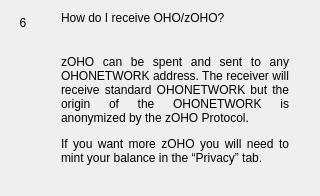
                  <widget class="QWidget" name="widgetFaq6" native="true">
                   <layout class="QHBoxLayout" name="horizontalpage_6" stretch="0,1">
                    <item alignment="Qt::AlignTop">
                     <widget class="QLabel" name="labelNumber6">
                      <property name="minimumSize">
                       <size>
                        <width>24</width>
                        <height>24</height>
                       </size>
                      </property>
                      <property name="maximumSize">
                       <size>
                        <width>16777215</width>
                        <height>24</height>
                       </size>
                      </property>
                      <property name="text">
                       <string>6</string>
                      </property>
                      <property name="alignment">
                       <set>Qt::AlignCenter</set>
                      </property>
                     </widget>
                    </item>
                    <item>
                     <layout class="QVBoxLayout" name="verticalLayoutpage_6">
                      <property name="spacing">
                       <number>0</number>
                      </property>
                      <property name="leftMargin">
                       <number>20</number>
                      </property>
                      <property name="rightMargin">
                       <number>20</number>
                      </property>
                      <item>
                       <widget class="QLabel" name="labelSubtitle6">
                        <property name="text">
                         <string>How do I receive OHO/zOHO?</string>
                        </property>
                        <property name="wordWrap">
                         <bool>true</bool>
                        </property>
                       </widget>
                      </item>
                      <item>
                       <spacer name="verticalSpacer_60">
                        <property name="orientation">
                         <enum>Qt::Vertical</enum>
                        </property>
                        <property name="sizeType">
                         <enum>QSizePolicy::Fixed</enum>
                        </property>
                        <property name="sizeHint" stdset="0">
                         <size>
                          <width>20</width>
                          <height>30</height>
                         </size>
                        </property>
                       </spacer>
                      </item>
                      <item>
                       <widget class="QLabel" name="labelContent6">
                        <property name="text">
                         <string>
                           &lt;html&gt;&lt;head/&gt;&lt;body&gt;&lt;p align=&quot;justify&quot;&gt;
                           zOHO can be spent and sent to any OHONETWORK address. The receiver will
                           receive standard OHONETWORK but the origin of the OHONETWORK is anonymized by the zOHO Protocol.
                           &lt;/p&gt;&lt;p align=&quot;justify&quot;&gt;
                           If you want more zOHO you will need to mint your balance in the “Privacy” tab.
                           &lt;/p&gt;&lt;/body&gt;&lt;/html&gt;
                         </string>
                        </property>
                        <property name="alignment">
                         <set>Qt::AlignLeading|Qt::AlignLeft|Qt::AlignTop</set>
                        </property>
                        <property name="wordWrap">
                         <bool>true</bool>
                        </property>
                       </widget>
                      </item>
                      <item>
                       <spacer name="verticalSpacer_61">
                        <property name="orientation">
                         <enum>Qt::Vertical</enum>
                        </property>
                        <property name="sizeHint" stdset="0">
                         <size>
                          <width>20</width>
                          <height>20</height>
                         </size>
                        </property>
                       </spacer>
                      </item>
                     </layout>
                    </item>
                   </layout>
                  </widget>
